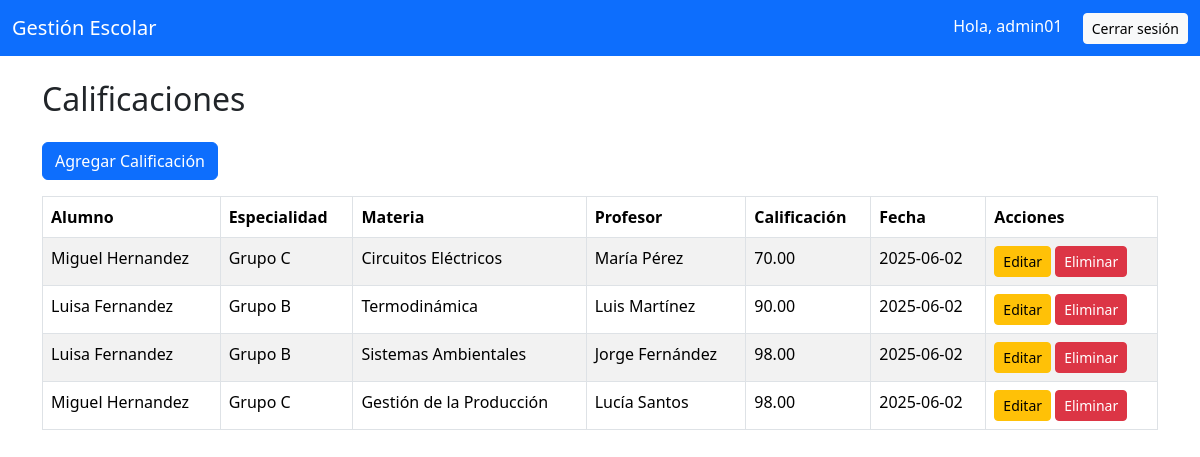
The app's page /admin/calificaciones/index.php (signed in) with its own data.
### tables this page shows
CREATE TABLE calificaciones (
    id INT AUTO_INCREMENT PRIMARY KEY,
    alumno_id INT NOT NULL,
    materia_id INT NOT NULL,
    profesor_id INT NOT NULL,
    grupo_id INT NOT NULL,
    calificacion DECIMAL(5,2) NOT NULL,
    fecha DATE DEFAULT CURRENT_DATE,
    comentario TEXT NULL,
    
    CONSTRAINT fk_calif_alumno FOREIGN KEY (alumno_id) REFERENCES alumnos(id) ON DELETE CASCADE,
    CONSTRAINT fk_calif_materia FOREIGN KEY (materia_id) REFERENCES materias(id) ON DELETE RESTRICT,
    CONSTRAINT fk_calif_profesor FOREIGN KEY (profesor_id) REFERENCES profesores(id) ON DELETE RESTRICT,
    CONSTRAINT fk_calif_grupo FOREIGN KEY (grupo_id) REFERENCES grupos(id) ON DELETE RESTRICT
);

CREATE TABLE alumnos (
    id INT AUTO_INCREMENT PRIMARY KEY,
    nombre VARCHAR(100),
    apellido VARCHAR(100),
    fecha_nacimiento DATE,
    direccion VARCHAR(255),
    telefono VARCHAR(20),
    correo VARCHAR(100),
    usuario_id INT,
    FOREIGN KEY (usuario_id) REFERENCES usuarios(id) ON DELETE CASCADE
);

CREATE TABLE grupos (
    id INT AUTO_INCREMENT PRIMARY KEY,
    nombre VARCHAR(50),
    nivel  VARCHAR(50)
);

CREATE TABLE materias (
    id INT AUTO_INCREMENT PRIMARY KEY,
    nombre VARCHAR(100),
    descripcion TEXT
);

CREATE TABLE profesores (
    id INT AUTO_INCREMENT PRIMARY KEY,
    nombre VARCHAR(100),
    apellido VARCHAR(100),
    especialidad VARCHAR(100),
    telefono VARCHAR(20),
    correo VARCHAR(100)
);

### admin/calificaciones/index.php (the view, shortened to what this page needs)
<?php
require '../../includes/db.php';
require '../../includes/header.php';
$sql = "SELECT c.id, c.calificacion, c.fecha,
        a.nombre AS nombre_alumno, a.apellido AS apellido_alumno,
        g.nombre AS nombre_grupo,
        m.nombre AS nombre_materia,
        p.nombre AS nombre_profesor, p.apellido AS apellido_profesor
        FROM calificaciones c
        INNER JOIN alumnos a ON c.alumno_id = a.id
        INNER JOIN grupos g ON c.grupo_id = g.id
        INNER JOIN materias m ON c.materia_id = m.id
        INNER JOIN profesores p ON c.profesor_id = p.id
        ORDER BY c.fecha DESC";
$stmt = $pdo->query($sql);
$calificaciones = $stmt->fetchAll();
?>
<h2 class="mb-4">Calificaciones</h2>
<a href="crear.php" class="btn btn-primary mb-3">Agregar Calificación</a>
<table class="table table-bordered table-striped">
    <thead>
        <tr>
            <th>Alumno</th>
            <th>Especialidad</th>
            <th>Materia</th>
            <th>Profesor</th>
            <th>Calificación</th>
            <th>Fecha</th>
            <th>Acciones</th>
        </tr>
    </thead>
    <tbody>
        <?php foreach ($calificaciones as $cal): ?>
            <tr>
                <td><?= htmlspecialchars($cal['nombre_alumno'] . ' ' . $cal['apellido_alumno']) ?></td>
                <td><?= htmlspecialchars($cal['nombre_grupo']) ?></td>
                <td><?= htmlspecialchars($cal['nombre_materia']) ?></td>
                <td><?= htmlspecialchars($cal['nombre_profesor'] . ' ' . $cal['apellido_profesor']) ?></td>
                <td><?= htmlspecialchars($cal['calificacion']) ?></td>
                <td><?= htmlspecialchars($cal['fecha']) ?></td>
                <td>
                    <a href="editar.php?id=<?= $cal['id'] ?>" class="btn btn-sm btn-warning">Editar</a>
                    <a href="eliminar.php?id=<?= $cal['id'] ?>" class="btn btn-sm btn-danger" onclick="return confirm('¿Eliminar esta calificación?')">Eliminar</a>
                </td>
            </tr>
        <?php endforeach; ?>
    </tbody>
</table>
<?php require '../../includes/footer.php'; ?>

### records on screen
calificaciones: alumno.apellido "Miguel Hernandez", grupo.nombre "Grupo C", materia.nombre "Circuitos Eléctricos", profesor.apellido "María Pérez", calificacion "70.00", fecha "2025-06-02"
calificaciones: alumno.apellido "Luisa Fernandez", grupo.nombre "Grupo B", materia.nombre "Termodinámica", profesor.apellido "Luis Martínez", calificacion "90.00", fecha "2025-06-02"
calificaciones: alumno.apellido "Luisa Fernandez", grupo.nombre "Grupo B", materia.nombre "Sistemas Ambientales", profesor.apellido "Jorge Fernández", calificacion "98.00", fecha "2025-06-02"
calificaciones: alumno.apellido "Miguel Hernandez", grupo.nombre "Grupo C", materia.nombre "Gestión de la Producción", profesor.apellido "Lucía Santos", calificacion "98.00", fecha "2025-06-02"

### other values on screen
$_SESSION['usuario'] "admin01"
